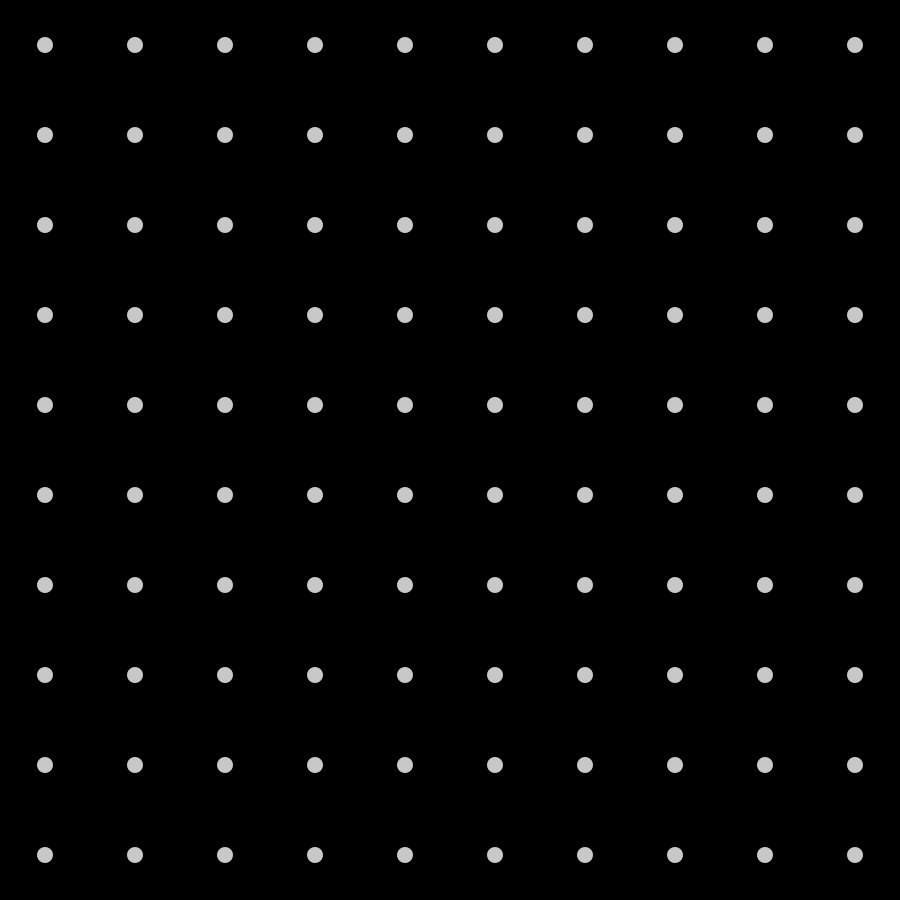
Frame 1 (no input)
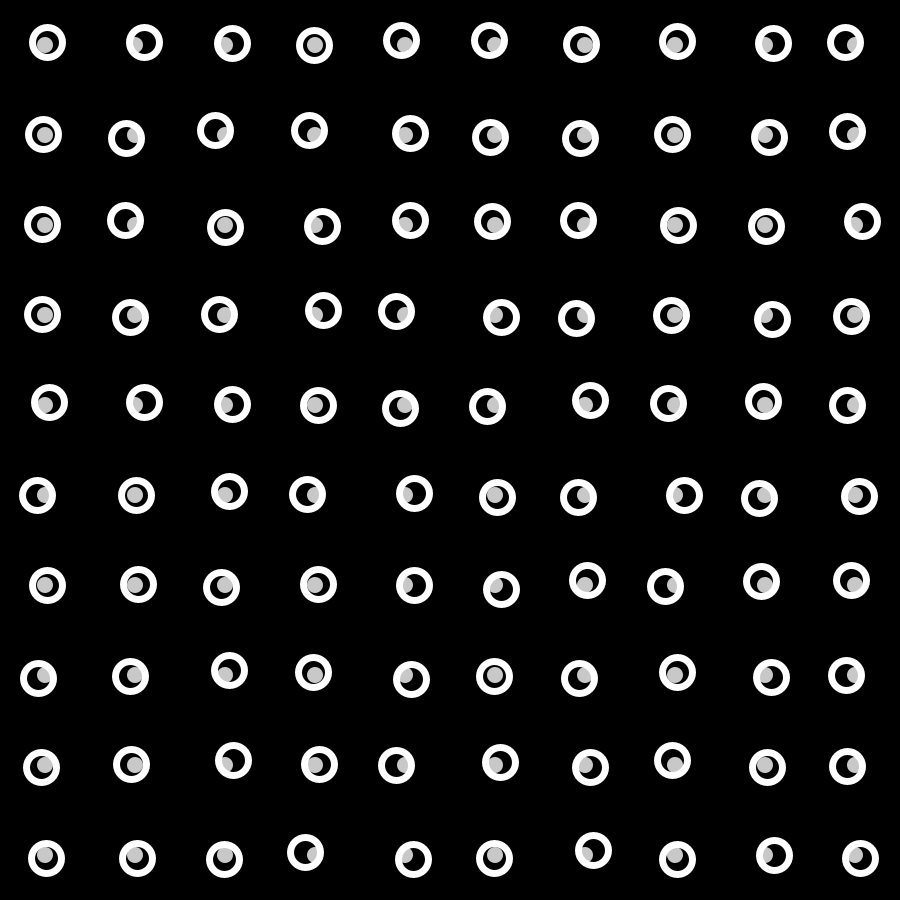
Frame 2 (the mouse pressed at the canvas centre, redrawn once)

The Processing sketch that drew these frames (run headless with seeded random() and noise(); the mouse was pressed at the canvas centre and the sketch redrawn once):

// Processing sketch: GenerativeDesign07_GridCircles_2
// ── GenerativeDesign07_GridCircles_2.pde
int tileCount = 10;
boolean hideGrid = false;

void setup () {
  size(900, 900);
  smooth();
  background(0);

  frameRate(15);

  println("Click anywhere to start");
  println("Y mouse axis controls shape's ratio and stroke weight");
  println("X mouse axis controls shape's random position");
  println("Space bar or click to re draw");
  println("B to hide grid");
}

float shiftPos (int ratio) {
  return random(-mouseX, mouseX) / ratio;
}

void draw () {
  background(0);
  translate((width / tileCount) / 2, (height / tileCount) / 2);

  for (int y = 0; y < tileCount; y++) {
    for (int x = 0; x < tileCount; x++) {

      int posX = width / tileCount * x;
      int posY = height / tileCount * y;

      float shiftX = shiftPos((int) mouseX / tileCount);
      float shiftY = shiftPos((int) mouseX / tileCount * 2);

      strokeWeight((mouseY + 10) / 60);

      noFill();
      stroke(255, 255);
      circle(posX + shiftX, posY + shiftY, mouseY / 15);

      fill(255, 200);
      noStroke();
      circle(posX, posY, 16);

      if (hideGrid && y <= tileCount - 2 && x <= tileCount - 2) {
        noFill();
        stroke(255, 50);
        strokeWeight(0.5);
        rect(posX, posY, width/tileCount, width/tileCount);
      }
    }
  }

  noLoop();
}

void mouseReleased () {
  redraw();
}

void keyReleased () {
  if (key == ' ') {
    redraw();
  }
  else if (key == 'b' || key == 'B') {
    hideGrid = !hideGrid;
    redraw();
  }
}
